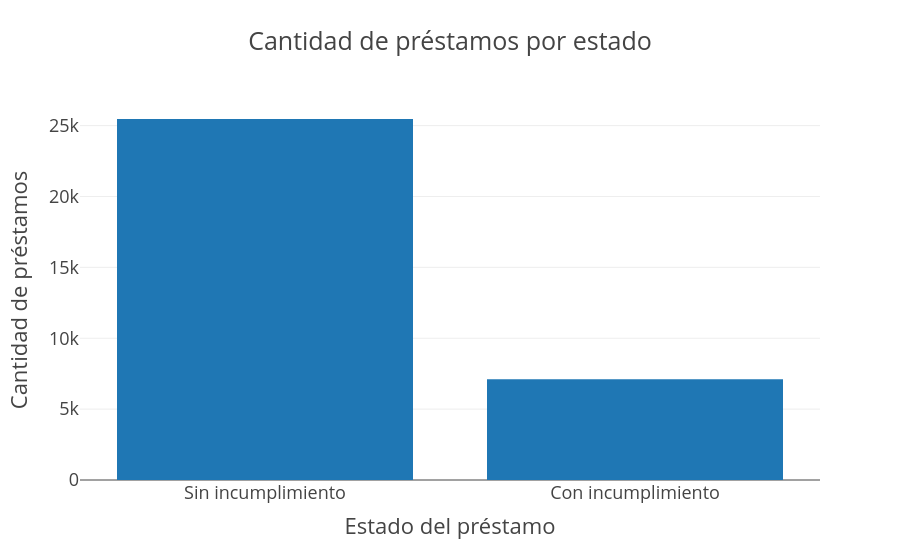

Source (notebook cell):
### Markdown cell above
## 4.1 Analisis del estado de los prestamos

### Code cell
import plotly.express as px

px.defaults.template = "presentation"

counts = newDf['loan_status'].value_counts().reset_index()
counts.columns = ['loan_status', 'count']

counts['percentage'] = counts['count'] / counts['count'].sum() * 100
counts['estado'] = counts['loan_status'].map({
    0: 'Sin incumplimiento',
    1: 'Con incumplimiento'
})

fig = px.bar(
    counts,
    x='estado',
    y='count',
    title='Cantidad de préstamos por estado',
    labels={'estado': 'Estado del préstamo', 'count': 'Cantidad de préstamos'},
    
)

fig.update_traces(
    hovertemplate=
    "<b>Estado:</b> %{x}<br>" +
    "<b>Cantidad de préstamos:</b> %{y:,.0f}<br>" +
    "<b>Porcentaje:</b> %{customdata[0]:.2f}%<extra></extra>",
    customdata=counts[['percentage']]
)

fig.show()

### Figure 1 — Plotly figure (JSON) as saved in the notebook; plotly's stock layout.template omitted (floating-point values rounded to 4 significant figures)
{"data": [{"customdata": [[78.18], [21.82]], "hovertemplate": "<b>Estado:</b> %{x}<br><b>Cantidad de préstamos:</b> %{y:,.0f}<br><b>Porcentaje:</b> %{customdata[0]:.2f}%<extra></extra>", "legendgroup": "", "marker": {"color": "#1F77B4", "pattern": {"shape": ""}}, "name": "", "orientation": "v", "showlegend": false, "textposition": "auto", "type": "bar", "x": ["Sin incumplimiento", "Con incumplimiento"], "xaxis": "x", "y": [25467, 7107], "yaxis": "y"}], "layout": {"barmode": "relative", "legend": {"tracegroupgap": 0}, "title": {"text": "Cantidad de préstamos por estado"}, "xaxis": {"anchor": "y", "domain": [0, 1], "title": {"text": "Estado del préstamo"}}, "yaxis": {"anchor": "x", "domain": [0, 1], "title": {"text": "Cantidad de préstamos"}}}}
